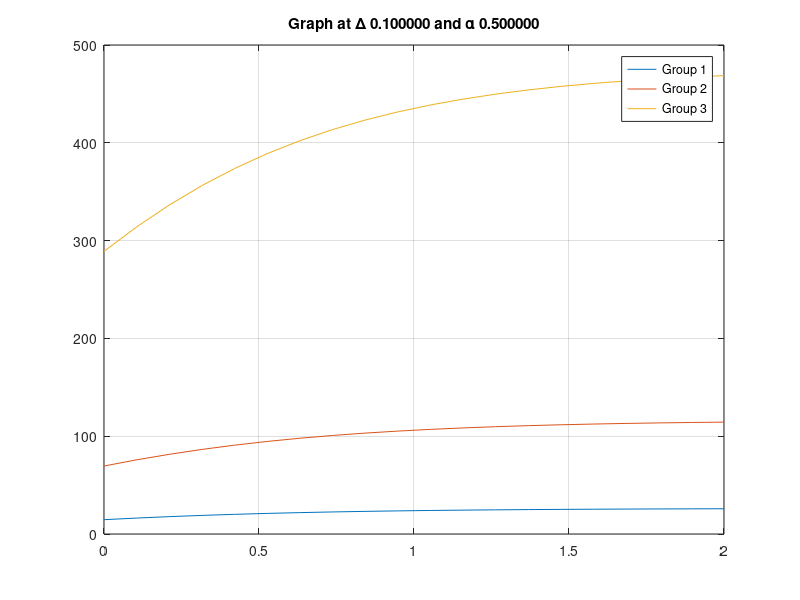

This figure's MATLAB source:
clc;
clear;
alpha = 0.5;
mu = [0.2 0.5 0.7];
Sigma_T = [0.5; 0.8; 1];
Sigma_S = [0.1 0.0 0.0; 0.3 0.1 0.1; 0.1 0.3 0.3];
Qe = [1.5; 0; 0.2]; 
delta = .1;

x_i = 0;
x_f = 2;
n = (x_f-x_i)/delta;

x_forward = linspace(x_i,x_f,n);

Psi_half = zeros(1,n);

Psi = zeros(1,n);
S = zeros(1,n);
S_prev = zeros(1,n);
Psi_reverse = zeros(1,n);

RelativeError = 1;

for k = 1:3
PS = zeros(1,n);
PSR = zeros(1,n);
for h =1:numel(mu);
    
while RelativeError > 1e-4
    
    for i = 1:length(Psi)
        if k == 1
        Psi_half(1) = 0.5;
        else
        Psi_half(1) = 0;
        end
        S(i) = Sigma_S(k,1) * Psi(i) + Sigma_S(k,2) * Psi(i) + Sigma_S(k,3) * Psi(i) + Qe(k);
        Psi(i) = ( S(i) + (2*abs(mu(h))*Psi_half(i))/((1+alpha)*delta) ) / ( Sigma_T(k) + ( (2*abs(mu(h))) / ((1+alpha)*delta) ) );
        Psi_half(i+1) = ( (2*Psi(i)) / (1+alpha) ) - ( ( (1-alpha)/(1+alpha) ) * Psi_half(i));
    end
    
    Psi_half_reverse(1) = Psi_half(i+1);    
    
    
    for i = 1:length(Psi_reverse)
        S_reverse(i) = Sigma_S(k,1) * Psi(i) + Sigma_S(k,2) * Psi(i) + Sigma_S(k,3) * Psi(i) + Qe(k);
        Psi_reverse(i) = ( S_reverse(i) + (2*abs(mu(h))*Psi_half_reverse(i))/((1-alpha)*delta) ) / ( Sigma_T(k) + ( (2*abs(mu(h))) / ((1-alpha)*delta) ) );
        Psi_half_reverse(i+1) = ( (2*Psi_reverse(i)) / (1-alpha) ) - ( ( (1+alpha)/(1-alpha) ) * Psi_half_reverse(i));
    end
    
    
    Diff = abs(S_prev - S);
    AE = 0;
    for i = 1:length(Diff)
        AE = AE + (Diff(i))^2;
    end
    AbsoluteError = sqrt(AE);
    
    Denominator = 0;
    for i = 1:length(S)
        Denominator = Denominator + (S(i))^2;
    end
    Den = sqrt(Denominator);
    
    RelativeError = AbsoluteError/Denominator;
    S_prev = S;
end

PS = PS + Psi;
PSR = PSR + Psi_reverse;
Psi = PS;
Psi_half = zeros(1,n);
Psi_half_reverse = zeros(1,n);
end

Psi = PS + PSR;
plot(x_forward, Psi)
hold on
str = sprintf('Graph at \\Delta %f and \\alpha %f', delta, alpha);
grid on
title(str);
legend({'Group 1','Group 2','Group 3'});
end
